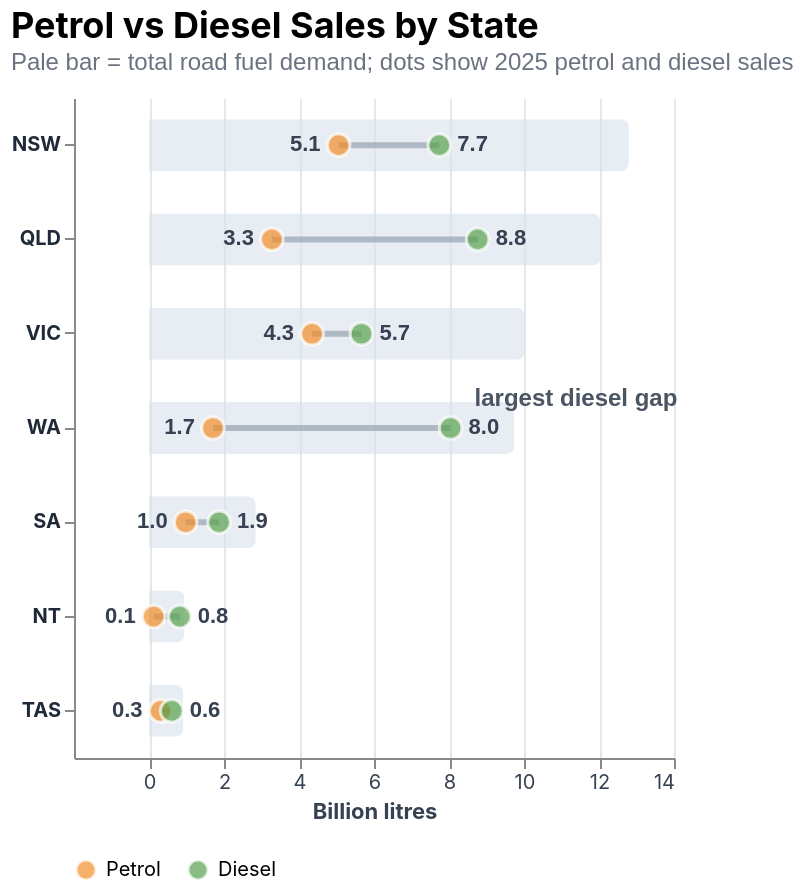

Write the Vega-Lite specification saved for this chart.
### Vega-Lite specification from a JSON file in a GitHub repository (floating-point values rounded to 4 significant figures)
{"$schema": "https://vega.github.io/schema/vega-lite/v5.json", "title": {"text": "Petrol vs Diesel Sales by State", "subtitle": "Pale bar = total road fuel demand; dots show 2025 petrol and diesel sales", "anchor": "start", "fontSize": 18, "subtitleFontSize": 12, "subtitleColor": "#6b7280", "offset": 12}, "data": {"values": [{"State": "NSW", "State Order": 1, "Petrol BL": 5.056, "Diesel BL": 7.741, "Total BL": 12.8}, {"State": "QLD", "State Order": 2, "Petrol BL": 3.277, "Diesel BL": 8.764, "Total BL": 12.04}, {"State": "VIC", "State Order": 3, "Petrol BL": 4.349, "Diesel BL": 5.665, "Total BL": 10.01}, {"State": "WA", "State Order": 4, "Petrol BL": 1.705, "Diesel BL": 8.043, "Total BL": 9.748}, {"State": "SA", "State Order": 5, "Petrol BL": 0.9769, "Diesel BL": 1.869, "Total BL": 2.846}, {"State": "NT", "State Order": 6, "Petrol BL": 0.1245, "Diesel BL": 0.8205, "Total BL": 0.945}, {"State": "TAS", "State Order": 7, "Petrol BL": 0.3091, "Diesel BL": 0.6059, "Total BL": 0.915}]}, "width": "container", "height": 330, "layer": [{"mark": {"type": "bar", "cornerRadiusEnd": 4, "size": 26, "color": "#d9e3eb", "opacity": 0.62}, "encoding": {"x": {"field": "Total BL", "type": "quantitative", "title": "Billion litres", "scale": {"domain": [-0.35, 14]}, "axis": {"gridColor": "#e5e7eb", "values": [0, 2, 4, 6, 8, 10, 12, 14]}}, "y": {"field": "State", "type": "nominal", "title": null, "sort": ["NSW", "QLD", "VIC", "WA", "SA", "NT", "TAS"], "axis": {"labelFontWeight": "bold", "labelColor": "#1f2937"}}, "tooltip": [{"field": "State", "type": "nominal"}, {"field": "Total BL", "type": "quantitative", "title": "Total road fuel (billion litres)", "format": ".1f"}]}}, {"mark": {"type": "rule", "strokeWidth": 3, "color": "#9aa8b5", "opacity": 0.74}, "encoding": {"x": {"field": "Petrol BL", "type": "quantitative"}, "x2": {"field": "Diesel BL"}, "y": {"field": "State", "type": "nominal", "sort": ["NSW", "QLD", "VIC", "WA", "SA", "NT", "TAS"]}}}, {"transform": [{"fold": ["Petrol BL", "Diesel BL"], "as": ["Fuel Type Raw", "Sales BL"]}, {"calculate": "replace(datum['Fuel Type Raw'], ' BL', '')", "as": "Fuel Type"}], "mark": {"type": "circle", "filled": true, "size": 128, "stroke": "white", "strokeWidth": 1.5}, "encoding": {"x": {"field": "Sales BL", "type": "quantitative"}, "y": {"field": "State", "type": "nominal", "sort": ["NSW", "QLD", "VIC", "WA", "SA", "NT", "TAS"]}, "color": {"field": "Fuel Type", "type": "nominal", "title": null, "scale": {"domain": ["Petrol", "Diesel"], "range": ["#f28e2b", "#59a14f"]}, "legend": {"orient": "bottom", "direction": "horizontal"}}, "tooltip": [{"field": "State", "type": "nominal"}, {"field": "Fuel Type", "type": "nominal"}, {"field": "Sales BL", "type": "quantitative", "title": "Sales (billion litres)", "format": ".1f"}, {"field": "Total BL", "type": "quantitative", "title": "State total (billion litres)", "format": ".1f"}]}}, {"mark": {"type": "text", "align": "right", "baseline": "middle", "dx": -9, "fontSize": 11, "fontWeight": "bold", "color": "#374151"}, "encoding": {"x": {"field": "Petrol BL", "type": "quantitative"}, "y": {"field": "State", "type": "nominal", "sort": ["NSW", "QLD", "VIC", "WA", "SA", "NT", "TAS"]}, "text": {"field": "Petrol BL", "type": "quantitative", "format": ".1f"}}}, {"mark": {"type": "text", "align": "left", "baseline": "middle", "dx": 9, "fontSize": 11, "fontWeight": "bold", "color": "#374151"}, "encoding": {"x": {"field": "Diesel BL", "type": "quantitative"}, "y": {"field": "State", "type": "nominal", "sort": ["NSW", "QLD", "VIC", "WA", "SA", "NT", "TAS"]}, "text": {"field": "Diesel BL", "type": "quantitative", "format": ".1f"}}}, {"data": {"values": [{"State": "WA", "Petrol BL": 1.705, "Diesel BL": 8.043, "Label": "largest diesel gap"}]}, "mark": {"type": "text", "align": "left", "baseline": "bottom", "dx": 12, "dy": -8, "fontSize": 12, "fontWeight": "bold", "color": "#4b5563"}, "encoding": {"x": {"field": "Diesel BL", "type": "quantitative"}, "y": {"field": "State", "type": "nominal", "sort": ["NSW", "QLD", "VIC", "WA", "SA", "NT", "TAS"]}, "text": {"field": "Label"}}}], "config": {"background": "#ffffff", "view": {"stroke": null}, "axis": {"labelFont": "Inter, Arial, sans-serif", "titleFont": "Inter, Arial, sans-serif", "labelColor": "#374151", "titleColor": "#374151"}, "legend": {"labelFont": "Inter, Arial, sans-serif"}, "title": {"font": "Inter, Arial, sans-serif"}}}
